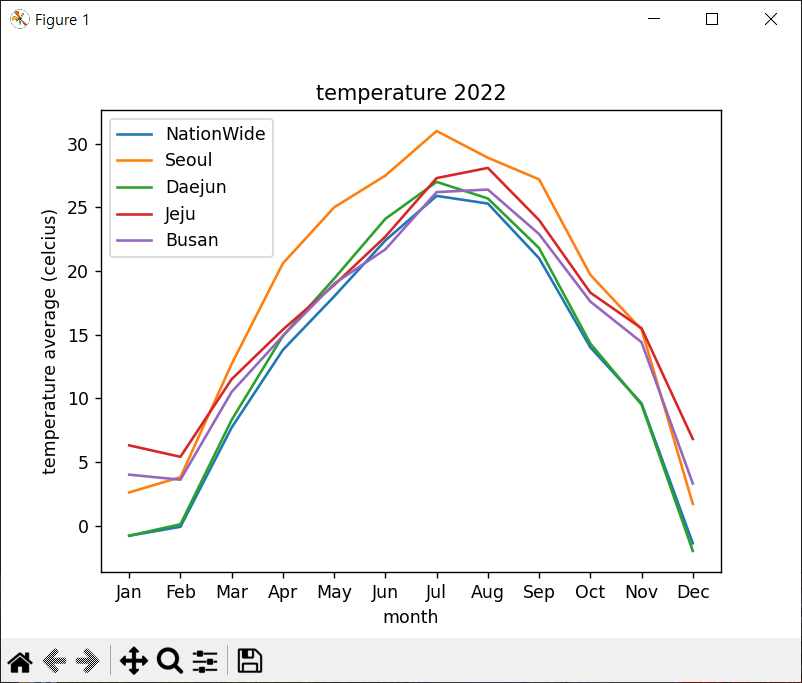

Source code (Python):
import csv
import matplotlib.pyplot as plt
import numpy as np

if __name__ == "__main__":
    
    f_nation = open("NationWide_2022.csv")
    f_seoul = open("Seoul_2022.csv")
    f_daejun = open("Daejun_2022.csv")
    f_jeju = open("Jeju_2022.csv")
    f_busan = open("Busan_2022.csv")

    nation = csv.reader(f_nation)
    seoul = csv.reader(f_seoul)
    daejun = csv.reader(f_daejun)
    jeju = csv.reader(f_jeju)
    busan = csv.reader(f_busan)

    next(nation)
    next(seoul)
    next(daejun)
    next(jeju)
    next(busan)

    na = []
    se = []
    da = []
    je = []
    bu = []

    for row in nation:
        na.append(float(row[-1]))

    for row in seoul:
        se.append(float(row[-1]))

    for row in daejun:
        da.append(float(row[-1]))

    for row in jeju:
        je.append(float(row[-1]))

    for row in busan:
        bu.append(float(row[-1]))
    f_nation.close()
    f_busan.close()
    f_seoul.close()
    f_jeju.close()
    f_daejun.close()
    
    plt.title("temperature 2022")
    plt.xlabel("month")
    xdata=['Jan','Feb','Mar','Apr','May','Jun','Jul','Aug','Sep','Oct','Nov','Dec']
    plt.ylabel("temperature average (celcius)")
    
    plt.plot(xdata, na, label="NationWide")
    plt.plot(xdata, se, label="Seoul")
    plt.plot(xdata, da, label="Daejun")
    plt.plot(xdata, je, label="Jeju")
    plt.plot(xdata, bu, label="Busan")
    plt.legend()
    plt.show()
    
